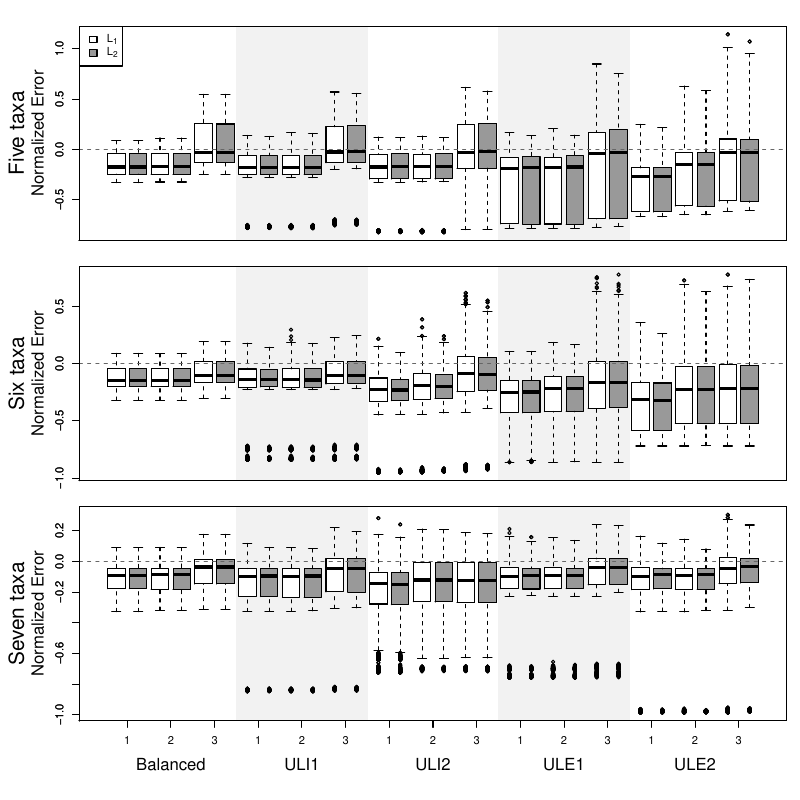

Here is the R script that generated this plot:
library(phyloLSnoDist)

####################################################
# 1 row for each of 5, 6, 7 taxa
#


load(here("analysis","Fig_min3_5taxa.RData"))
min.errors5<-matrix(NA,nrow=reps,ncol=30)
for(l in 1:n.scen){
  tree.file<-paste(paste("sim_phylo5-",scen[l],sep=""),".tree",sep="")
  my.tree<-read.tree(here("analysis", "tree_files", tree.file))
  true<-unroot(my.tree)$edge.length
  min3<-order(unroot(my.tree)$edge.length)[1:3]

  for(k in 1:reps){
    min.errors5[k,((6*(l-1)) + c(1,3,5))]<-reg.errors[k, min3, l]
    min.errors5[k,((6*(l-1)) + c(2,4,6))]<-new.errors[k, min3, l]
  }
}




load(here("analysis","Fig_min3_6taxa.RData"))
min.errors6<-matrix(NA,nrow=reps,ncol=30)
for(l in 1:n.scen){
  tree.file<-paste(paste("sim_phylo6-",scen[l],sep=""),".tree",sep="")
  my.tree<-read.tree(here("analysis", "tree_files", tree.file))
  true<-unroot(my.tree)$edge.length
  min3<-order(unroot(my.tree)$edge.length)[1:3]

  for(k in 1:reps){
    min.errors6[k,((6*(l-1)) + c(1,3,5))]<-reg.errors[k, min3, l]
    min.errors6[k,((6*(l-1)) + c(2,4,6))]<-new.errors[k, min3, l]
  }
}





load(here("analysis","Fig_min3_7taxa.RData"))
min.errors7<-matrix(NA,nrow=reps,ncol=30)
for(l in 1:n.scen){
  tree.file<-paste(paste("sim_phylo7-",scen[l],sep=""),".tree",sep="")
  my.tree<-read.tree(here("analysis", "tree_files", tree.file))
  true<-unroot(my.tree)$edge.length
  min3<-order(unroot(my.tree)$edge.length)[1:3]

  for(k in 1:reps){
    min.errors7[k,((6*(l-1)) + c(1,3,5))]<-reg.errors[k, min3, l]
    min.errors7[k,((6*(l-1)) + c(2,4,6))]<-new.errors[k, min3, l]
  }
}


pdf(here("analysis", "Fig_min3.pdf"),height=8,width=8)
par(mfrow=c(3,1),oma=c(4,3,2,0),mar=c(2,3,0,1))

boxplot(min.errors5,xaxt="n")
rect(6.5,-10,12.5,10,border="gray95",col="gray95")
rect(18.5,-10,24.5,10,border="gray95",col="gray95")
boxplot(min.errors5,xaxt="n",col=rep(c("white","gray60"),15),add=T)
abline(h=0,col="gray40",lty=2)
legend("topleft",fill=c("white","gray60"),c(expression(L[1]),expression(L[2])))
mtext("Normalized Error", side=2,line=2.5)
mtext("Five taxa", side=2, line=4,cex=1.25)
box()


boxplot(min.errors6,xaxt="n")
rect(6.5,-10,12.5,10,border="gray95",col="gray95")
rect(18.5,-10,24.5,10,border="gray95",col="gray95")
boxplot(min.errors6,xaxt="n",col=rep(c("white","gray60"),15),add=T)
abline(h=0,col="gray40",lty=2)
mtext("Normalized Error", side=2,line=2.5)
mtext("Six taxa", side=2, line=4,cex=1.25)
box()

boxplot(min.errors7,xaxt="n")
rect(6.5,-10,12.5,10,border="gray95",col="gray95")
rect(18.5,-10,24.5,10,border="gray95",col="gray95")
boxplot(min.errors7,xaxt="n",col=rep(c("white","gray60"),15),add=T)
axis(1,seq(1.5,29.5,by=2),label=rep(c(1,2,3),5))
abline(h=0,col="gray40",lty=2)
mtext("Normalized Error", side=2,line=2.5)
mtext("Seven taxa", side=2, line=4,cex=1.25)
mtext(c("Balanced","ULI1","ULI2","ULE1","ULE2"), side=1,line=3,at=seq(3.5,29.5,by=6))
box()
dev.off()


